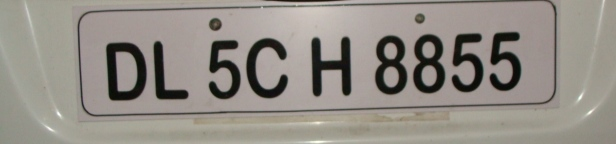
%> input picture CA2/q1/image1.jpg, 616 x 144 px
$ octave p1.m   (GNU Octave 9; MATLAB toolbox functions it lacks are replaced by stand-ins)
%> lines starting %> are read from the running program, lines starting %| are printed output that depends on the picture; in (x1, y1, x2, y2) boxes, pixels count from 0 and x2, y2 are one past the last pixel; in counts of white or black regions, pixels touching at a corner belong together; the program's own positions count from 1
### CA2/q1/mygrayfun.m
%making the picture gray by the given formula
%this function recieves the colorfull picture and returns the gray picture
function graypic = mygrayfun (x)
    for i = 1:size(x,1)
        for j = 1:size(x,2)
            graypic(i,j) = (0.299*x(i,j,1)) + (0.578*x(i,j,2)) + (0.114*x(i,j,3)) ;
        end
    end
end

### mybinaryfun.m
%making the picture binary by using a threshold
%this function recieves a grayscale picture and returns the black and white
%picture
function bipic = mybinaryfun (pic,thresh)
    for i = 1:size(pic,1)
        for j = 1:size(pic,2)
            if pic(i,j) >= thresh
                bipic(i,j) = 1 ;
            else
                bipic(i,j) = 0 ;
            end
        end
    end
end

### myremovecom.m
%cleaning the picture by removing the extra parts of plate
%this function recieves a binary picture and a number (n) and returns the
%cleaned picture
function cleanpic = myremovecom (pic,thresh)
    pic = ~pic ;
    B=strel('square',3);
    A=pic;
    p=find(A==1);
    p=p(1);
    segpic=zeros([size(A,1) size(A,2)]);
    N=0;
    while(~isempty(p))
        N=N+1;
        p=p(1);
        X=false([size(A,1) size(A,2)]);
        X(p)=1;
        Y=A&imdilate(X,B);
        while(~isequal(X,Y))
            X=Y;
            Y=A&imdilate(X,B);
        end
        Pos=find(Y==1);
        A(Pos)=0;
        segpic(Pos)=N;
        p=find(A==1);
    end
    componentAreas = zeros(1,N);
    for label = 1:N
        componentAreas(label) = sum(segpic(:) == label);
    end
    validLabels = find(componentAreas >= thresh);
    cleanpic = ismember(segpic, validLabels);
end

### mysegmentation.m
%segmenting the picture into letters and digits
function [segpic,N] = mysegmentation (pic)
    B=strel('square',3);
    A=pic;
    p=find(A==1);
    p=p(1);
    segpic=zeros([size(A,1) size(A,2)]);
    N=0;
    while(~isempty(p))
        N=N+1;
        p=p(1);
        X=false([size(A,1) size(A,2)]);
        X(p)=1;
        Y=A&imdilate(X,B);
        while(~isequal(X,Y))
            X=Y;
            Y=A&imdilate(X,B);
        end
        Pos=find(Y==1);
        A(Pos)=0;
        segpic(Pos)=N;
        p=find(A==1);
    end
end

### CA2/q1/p1.m
clc
close all;
clear;

%1)extracting Original image
[file,path]=uigetfile({'*.jpg;*.bmp;*.png;*.tif'},'Choose an image');
%> the answer given: image1.jpg
w=[path,file];
picture=imread(w);
%> picture is the input picture: size 144x616x3 uint8; mean R, G, B 146.4, 141, 133.6
figure
subplot(3,2,1)
imshow(picture)
title('Original Picture')

%2)resizing the image for better correlation
picture=imresize(picture,[300 500]);
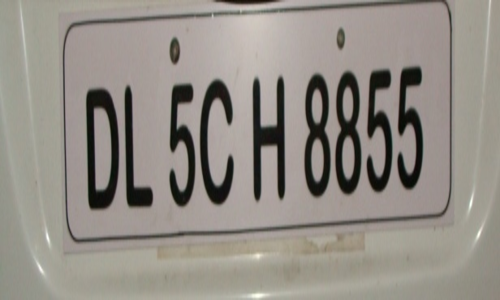
%> picture: size 300x500x3 uint8; mean R, G, B 146.4, 141, 133.6
subplot(3,2,2)
imshow(picture)
title('Resized Picture')

%3)making the image gray
picture=mygrayfun(picture);
subplot(3,2,3)
imshow(picture)
title('Grayscale Picture')

%4)making the image binary(black & white)
threshold = 90 ;
%the number for threshold is extracted by trying different numbers
picture=mybinaryfun(picture,threshold);
%> after the loop in mybinaryfun, `for i = 1:size(pic,1)`:
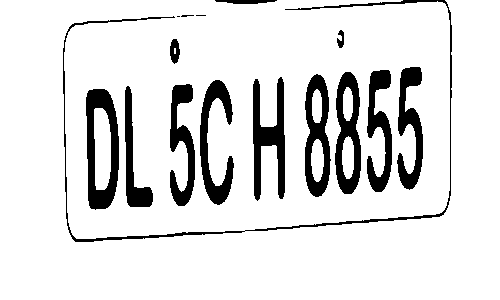
%> bipic: size 300x500 double; values 0 (black) and 1 (white), 87.9% white; 16 black regions (3 under 20 px), largest, box (x1, y1, x2, y2) and area: (86, 89, 119, 210) 2204, (63, 0, 452, 242) 2049, (253, 77, 285, 201) 1995
subplot(3,2,4)
imshow(picture)
title('Binary Picture')

%5)cleaning the image by using connected pixels
number_of_pixels = 250 ;
picture=myremovecom(picture,number_of_pixels);
%> in myremovecom, `p=find(A==1);`: p = 18202 values from 18949 to 135398
%> in myremovecom, `p=p(1);`: p = 18949
%> the loop in myremovecom, `while(~isempty(p))` made 16 passes
%> Pos on pass 6: [53117; 53417; 53717]
%> pass 1, in myremovecom, `Y=A&imdilate(X,B);`:
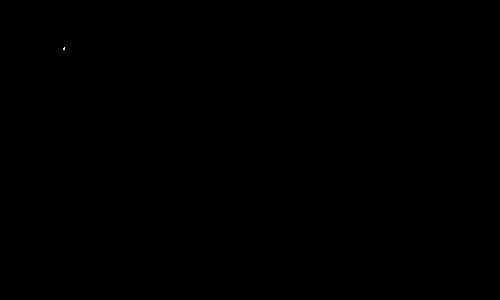
%> Y: size 300x500 logical; 0% white in thin lines or dots, all inside (x1, y1, x2, y2) = (63, 47, 65, 50)
%> after the loop in myremovecom, `while(~isempty(p))`: A: size 300x500 logical; every value is 0
%> after the loop in myremovecom, `while(~isempty(p))`: X: size 300x500 logical; 1.1% white; 1 white region, box (x1, y1, x2, y2) and area: (397, 67, 423, 190) 1636
%> after the loop in myremovecom, `while(~isempty(p))`:
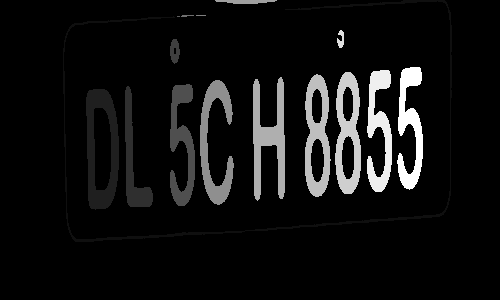
%> segpic: size 300x500 double; min 0, max 16, mean 1.04; drawn with min black and max white
%> the loop in myremovecom, `for label = 1:N` made 16 passes
%> after the loop in myremovecom, `for label = 1:N`: componentAreas = [2049 2204 1220 178 1604 3 18 10 1781 186 1995 1799 1826 80 1613 1636]
%> in myremovecom, `validLabels = find(componentAreas >= thresh);`: validLabels = [1 2 3 5 9 11 12 13 15 16]
%> in myremovecom, `cleanpic = ismember(segpic, validLabels);`:
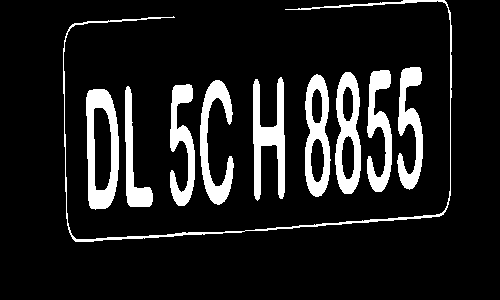
%> cleanpic: size 300x500 logical; 11.8% white; 10 white regions, largest, box (x1, y1, x2, y2) and area: (86, 89, 119, 210) 2204, (63, 0, 452, 242) 2049, (253, 77, 285, 201) 1995
subplot(3,2,5)
imshow(picture)
title('Clean Picture')

%6)divide image into segments(letters and digits)
[picture,Ne]=mysegmentation(picture);
%> in mysegmentation, `p=find(A==1);`: p = 17727 values from 18949 to 135398
%> in mysegmentation, `p=p(1);`: p = 18949
%> the loop in mysegmentation, `while(~isempty(p))` made 10 passes
%> after the loop in mysegmentation, `while(~isempty(p))`:
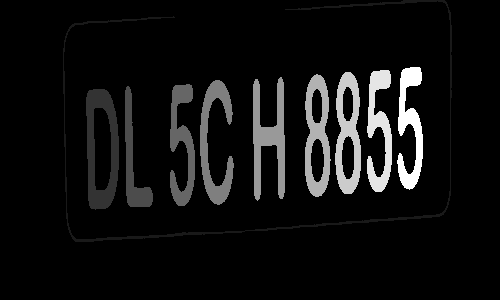
%> segpic: size 300x500 double; min 0, max 10, mean 0.637; drawn with min black and max white
%> Ne = 10
subplot(3,2,6)
imshow(picture)
title('Segmented Picture')

%7)loading the dataset for letters and digits
load TRAININGSETENG;
all_letters=size(TRAIN,2);

figure
final_result=[];
for n=1:Ne
    [r,c]=find(picture==n);
    Y=picture(min(r):max(r),min(c):max(c));
    imshow(Y)
    Y=imresize(Y,[42,24]);
    imshow(Y)
    pause(0.2)

    ro=zeros(1,all_letters);
    for k=1:all_letters
        ro(k)=corr2(TRAIN{1,k},Y);
    end
    %if (n == 7)
    %       disp(ro)
    %end
    [MAXRO,pos]=max(ro);
    if MAXRO>.47
        out=cell2mat(TRAIN(2,pos));
        final_result=[final_result out];
    end
end
%> this loop made 10 passes
%> (MAXRO, pos, out, final_result) on passes 2 to 10: (0.853, 14, 'D', 'D'), (0.905, 22, 'L', 'DL'), (0.686, 6, '5', 'DL5'), (0.888, 13, 'C', 'DL5C'), (0.871, 18, 'H', 'DL5CH'), (0.776, 9, '8', 'DL5CH8'), (0.887, 9, '8', 'DL5CH88'), (0.748, 6, '5', 'DL5CH885'), (0.805, 6, '5', 'DL5CH8855')
%> (MAXRO, pos) on pass 1: (0.322, 46)
%> pass 1, `imshow(Y)`:
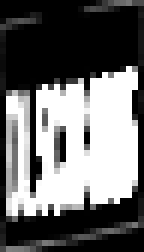
%> displayed picture: size 42x24, on the screen's scale of 0 to 255 (shown 6 times larger); min 0, max 255, mean 106

%8)writing the plate number into a text file
disp(final_result);
%| DL5CH8855
file = fopen('Number_Plate_1.txt', 'wt');
fprintf(file,'%s\n',final_result);
fclose(file);
winopen('Number_Plate_1.txt')
